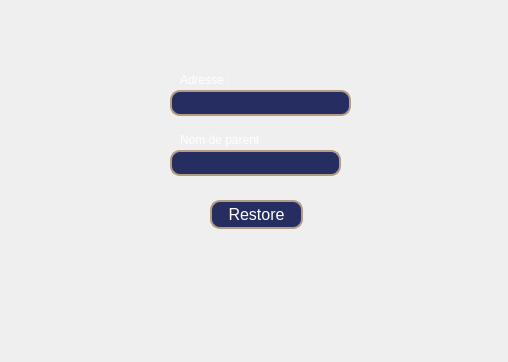
<?xml version="1.0" encoding="UTF-8"?>
<ui version="4.0">
 <class>ResetPasswordDialog</class>
 <widget class="QDialog" name="ResetPasswordDialog">
  <property name="geometry">
   <rect>
    <x>0</x>
    <y>0</y>
    <width>508</width>
    <height>362</height>
   </rect>
  </property>
  <property name="windowTitle">
   <string>Dialog</string>
  </property>
  <widget class="QLineEdit" name="emailField">
   <property name="geometry">
    <rect>
     <x>170</x>
     <y>90</y>
     <width>181</width>
     <height>26</height>
    </rect>
   </property>
   <property name="styleSheet">
    <string notr="true">QLineEdit {
    background-color: #262D60; /* Couleur de fond */
    color: white;               /* Couleur du texte */
    border-radius: 10px;        /* Coins arrondis */
    border: 2px solid #B49B84;  /* Bordure */
    padding: 5px;               /* Espacement intérieur */
}</string>
   </property>
  </widget>
  <widget class="QLineEdit" name="parentNameField">
   <property name="geometry">
    <rect>
     <x>170</x>
     <y>150</y>
     <width>171</width>
     <height>26</height>
    </rect>
   </property>
   <property name="styleSheet">
    <string notr="true">QLineEdit {
    background-color: #262D60; /* Couleur de fond */
    color: white;               /* Couleur du texte */
    border-radius: 10px;        /* Coins arrondis */
    border: 2px solid #B49B84;  /* Bordure */
    padding: 5px;               /* Espacement intérieur */
}
</string>
   </property>
  </widget>
  <widget class="QPushButton" name="button_reset">
   <property name="geometry">
    <rect>
     <x>210</x>
     <y>200</y>
     <width>93</width>
     <height>29</height>
    </rect>
   </property>
   <property name="styleSheet">
    <string notr="true">QPushButton {
    background-color: #262D60; /* Couleur de fond normale */
    color: white;               /* Couleur du texte */
    font-size: 16px;            /* Taille de la police */
    border-radius: 10px;        /* Coins arrondis */
    border: 2px solid #B49B84;  /* Bordure */
}

QPushButton:hover {
    background-color: #1E253E;  /* Couleur de fond au survol (plus foncé) */
}
QPushButton:pressed
{
    background-color:  #CEBAA7;
    border: 1px solid white;
}

</string>
   </property>
   <property name="text">
    <string>Restore</string>
   </property>
  </widget>
  <widget class="QLabel" name="label">
   <property name="geometry">
    <rect>
     <x>180</x>
     <y>70</y>
     <width>111</width>
     <height>20</height>
    </rect>
   </property>
   <property name="styleSheet">
    <string notr="true">color: rgb(255, 255, 255);</string>
   </property>
   <property name="text">
    <string>Adresse : </string>
   </property>
  </widget>
  <widget class="QLabel" name="label_2">
   <property name="geometry">
    <rect>
     <x>180</x>
     <y>130</y>
     <width>121</width>
     <height>20</height>
    </rect>
   </property>
   <property name="styleSheet">
    <string notr="true">color: rgb(255, 255, 255);</string>
   </property>
   <property name="text">
    <string>Nom de parent</string>
   </property>
  </widget>
  <widget class="QLabel" name="label_17">
   <property name="geometry">
    <rect>
     <x>-10</x>
     <y>-10</y>
     <width>1221</width>
     <height>591</height>
    </rect>
   </property>
   <property name="text">
    <string/>
   </property>
   <property name="pixmap">
    <pixmap>../1x/aaaaa.png</pixmap>
   </property>
  </widget>
  <zorder>label_17</zorder>
  <zorder>emailField</zorder>
  <zorder>parentNameField</zorder>
  <zorder>button_reset</zorder>
  <zorder>label</zorder>
  <zorder>label_2</zorder>
 </widget>
 <resources/>
 <connections/>
</ui>
